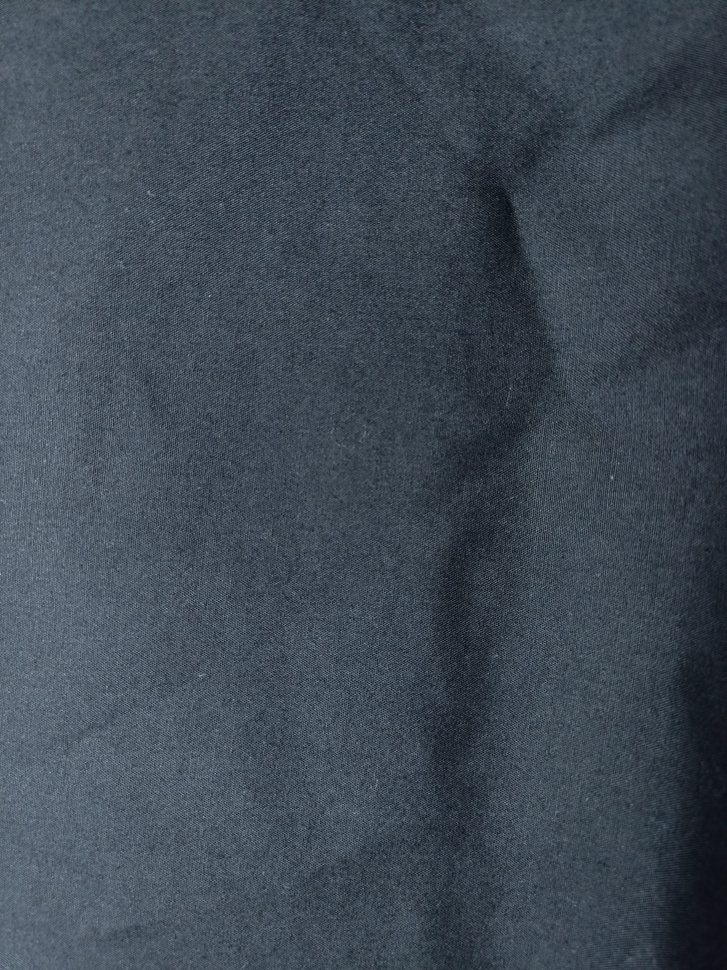
#> input picture data/katun_htm/kh_01.jpg, 727 x 970 px, shrunk from 3468 x 4624 before the run, found by its file name; its folder holds only this picture in this run
$ python lbp_result.py
#> lines starting #> are read from the running program, lines starting #| are printed output that depends on the picture
import cv2
import os
import numpy as np
import pandas as pd
from skimage.feature import local_binary_pattern
from scipy.stats import entropy
from tqdm import tqdm  # Untuk progress bar, opsional

# =========================
# Parameter LBP
# =========================
LBP_RADIUS = 1
LBP_N_POINTS = 8 * LBP_RADIUS
LBP_METHOD = 'uniform'
LBP_N_BINS = LBP_N_POINTS + 2 if LBP_METHOD == 'uniform' else None  # Konsisten


# =========================
# Fungsi Ekstraksi RGB
# =========================
def extract_rgb_from_image(image):
    B, G, R = cv2.split(image)
    mean_R = np.mean(R)
    mean_G = np.mean(G)
    mean_B = np.mean(B)
    return mean_R, mean_G, mean_B


# =========================
# Fungsi Ekstraksi LBP + Statistik Tekstur
# =========================
def calculate_lbp_features(image_channel):
    if image_channel is None:
        return [0]*LBP_N_BINS, 0, 0, 0, 0, 0, 0

    lbp = local_binary_pattern(
        image_channel, LBP_N_POINTS, LBP_RADIUS, LBP_METHOD)

    # Gunakan jumlah bin tetap
    hist, _ = np.histogram(lbp.ravel(), bins=LBP_N_BINS, range=(0, LBP_N_BINS))
    hist = hist.astype("float")
    hist /= (hist.sum() + 1e-7)

    contrast = np.var(lbp)
    dissimilarity = np.sum(np.abs(np.arange(LBP_N_BINS) - np.mean(lbp)) * hist)
    homogeneity = np.sum(
        hist / (1.0 + np.abs(np.arange(LBP_N_BINS) - np.mean(lbp))))
    energy = np.sum(hist ** 2)

    # Korelasi: tangani error numerik kecil agar hasil tidak negatif tak masuk akal
    raw_correlation = np.sum(
        (np.arange(LBP_N_BINS) - np.mean(lbp)) * hist) / (np.std(lbp) + 1e-7)
    correlation = max(0.0, raw_correlation) if abs(
        raw_correlation) < 1e-6 else raw_correlation

    ent = entropy(hist)

    return hist.tolist(), contrast, dissimilarity, homogeneity, energy, correlation, ent


# =========================
# Proses semua gambar dalam folder
# =========================
def process_images_in_folder(folder_path, output_csv_base):
    results_main = []
    results_hist = []

    for filename in tqdm(os.listdir(folder_path), desc=f'Processing {os.path.basename(folder_path)}'):
        if filename.lower().endswith((".png", ".jpg", ".jpeg")):
            image_path = os.path.join(folder_path, filename)
            image = cv2.imread(image_path)

            if image is None or image.shape[0] < 3 or image.shape[1] < 3:
                print(
                    f"Warning: {filename} gagal dibaca atau terlalu kecil. Lewati.")
                continue

            mean_R, mean_G, mean_B = extract_rgb_from_image(image)

            red_channel = image[:, :, 2]
            green_channel = image[:, :, 1]
            blue_channel = image[:, :, 0]

            lbp_R, contrast_R, dissimilarity_R, homogeneity_R, energy_R, correlation_R, entropy_R = calculate_lbp_features(
                red_channel)
            lbp_G, contrast_G, dissimilarity_G, homogeneity_G, energy_G, correlation_G, entropy_G = calculate_lbp_features(
                green_channel)
            lbp_B, contrast_B, dissimilarity_B, homogeneity_B, energy_B, correlation_B, entropy_B = calculate_lbp_features(
                blue_channel)

            result_main = {
                'filename': filename,
                'mean_R': mean_R,
                'mean_G': mean_G,
                'mean_B': mean_B,
                'contrast_R': contrast_R,
                'dissimilarity_R': dissimilarity_R,
                'homogeneity_R': homogeneity_R,
                'energy_R': energy_R,
                'correlation_R': correlation_R,
                'entropy_R': entropy_R,
                'contrast_G': contrast_G,
                'dissimilarity_G': dissimilarity_G,
                'homogeneity_G': homogeneity_G,
                'energy_G': energy_G,
                'correlation_G': correlation_G,
                'entropy_G': entropy_G,
                'contrast_B': contrast_B,
                'dissimilarity_B': dissimilarity_B,
                'homogeneity_B': homogeneity_B,
                'energy_B': energy_B,
                'correlation_B': correlation_B,
                'entropy_B': entropy_B
            }

            results_main.append(result_main)

            # Simpan histogram LBP
            result_hist = {'filename': filename}
            for i in range(LBP_N_BINS):
                result_hist[f'lbp_R_{i}'] = lbp_R[i]
                result_hist[f'lbp_G_{i}'] = lbp_G[i]
                result_hist[f'lbp_B_{i}'] = lbp_B[i]
            results_hist.append(result_hist)

    # Simpan CSV utama
    df_main = pd.DataFrame(results_main)
    df_main.to_csv(f"{output_csv_base}_features.csv", index=False)

    # Simpan CSV histogram
    df_hist = pd.DataFrame(results_hist)
    df_hist.to_csv(f"{output_csv_base}_histogram.csv", index=False)

    print(
        f'Hasil disimpan: {output_csv_base}_features.csv dan {output_csv_base}_histogram.csv')


# =========================
# Proses semua subfolder
# =========================
def process_all_folders(main_folder_path, output_folder_path):
    os.makedirs(output_folder_path, exist_ok=True)
    for folder_name in os.listdir(main_folder_path):
        folder_path = os.path.join(main_folder_path, folder_name)
        if os.path.isdir(folder_path):
            output_csv_base = os.path.join(output_folder_path, folder_name)
            process_images_in_folder(folder_path, output_csv_base)
#> in process_images_in_folder, image is the input picture: shape (970, 727, 3); mean B, G, R 84.4, 73.4, 62.9
#> in extract_rgb_from_image, `B, G, R = cv2.split(image)`:
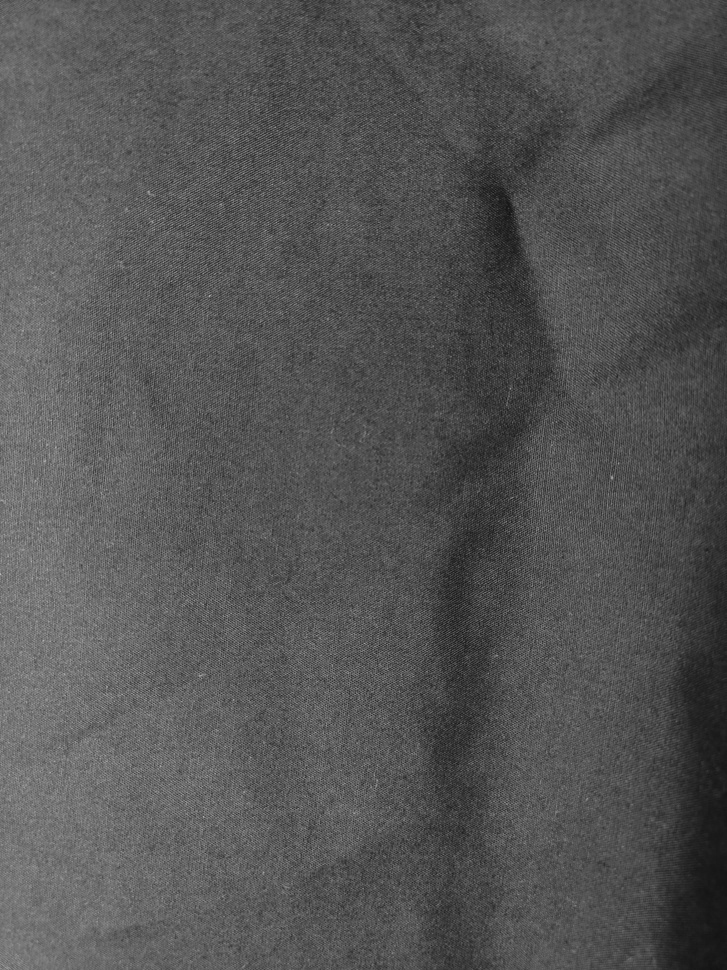
#> B: shape (970, 727); min 17, max 187, mean 84.4
#> in extract_rgb_from_image, `B, G, R = cv2.split(image)`:
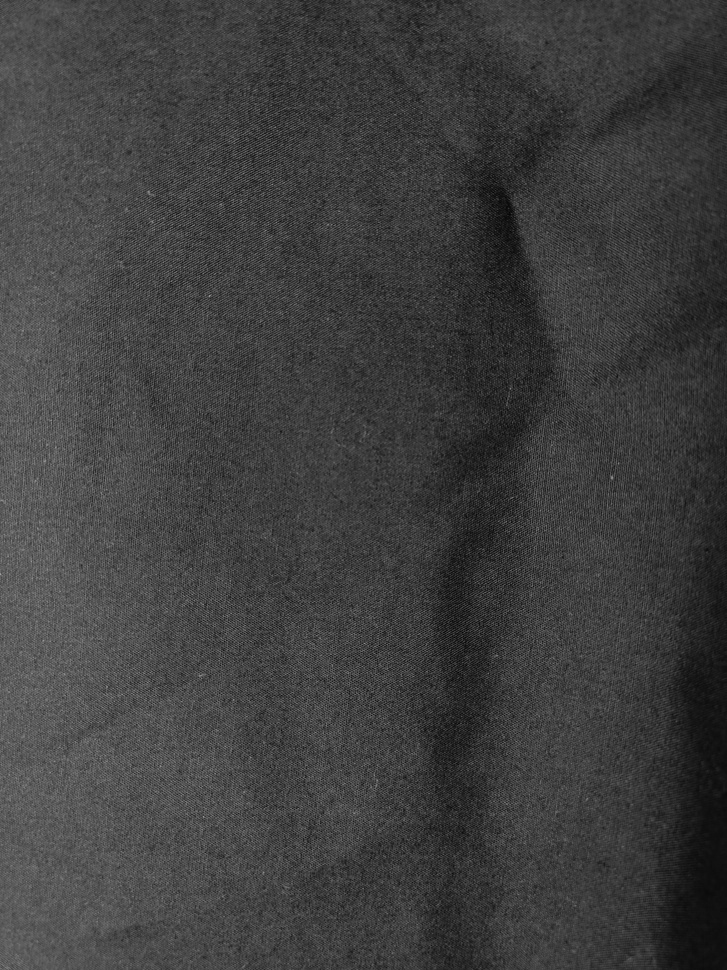
#> R: shape (970, 727); min 1, max 163, mean 62.9
#> in extract_rgb_from_image, `mean_R = np.mean(R)`: mean_R = 62.92
#> in extract_rgb_from_image, `mean_G = np.mean(G)`: mean_G = 73.43
#> in extract_rgb_from_image, `mean_B = np.mean(B)`: mean_B = 84.37
#> in process_images_in_folder, `mean_R, mean_G, mean_B = extract_rgb_from_image(image)`: mean_R = 62.92; mean_G = 73.43; mean_B = 84.37
#> in calculate_lbp_features, `lbp = local_binary_pattern( image_channel, LBP_N_POINTS, LBP_RADIUS, L..`:
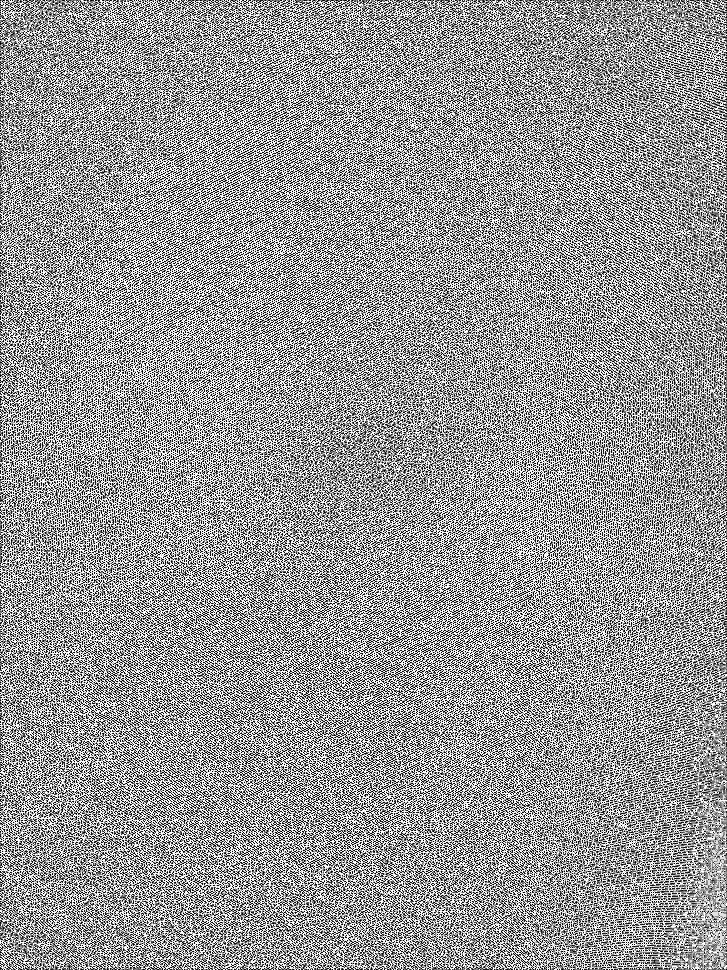
#> lbp: shape (970, 727) float64; min 0, max 9, mean 5.3; drawn with min black and max white
#> in calculate_lbp_features, `hist, _ = np.histogram(lbp.ravel(), bins=LBP_N_BINS, range=(0, LBP_N_B..`: hist = [102093, 85917, 33262, 26382, 26949, 26805, 32102, 77253, 121806, 172621]
#> in calculate_lbp_features, `hist /= (hist.sum() + 1e-7)`: hist = [0.145, 0.122, 0.0472, 0.0374, 0.0382, 0.038, 0.0455, 0.11, 0.173, 0.245]
#> in calculate_lbp_features, `contrast = np.var(lbp)`: contrast = 12.05
#> in calculate_lbp_features, `dissimilarity = np.sum(np.abs(np.arange(LBP_N_BINS) - np.mean(lbp)) * ..`: dissimilarity = 3.18
#> in calculate_lbp_features, `homogeneity = np.sum( hist / (1.0 + np.abs(np.arange(LBP_N_BINS) - np...`: homogeneity = 0.28
#> in calculate_lbp_features, `energy = np.sum(hist ** 2)`: energy = 0.146
#> in calculate_lbp_features, `raw_correlation = np.sum( (np.arange(LBP_N_BINS) - np.mean(lbp)) * his..`: raw_correlation = 1.6e-16
#> in calculate_lbp_features, `ent = entropy(hist)`: ent = 2.08
#> in process_images_in_folder, `lbp_R, contrast_R, dissimilarity_R, homogeneity_R, energy_R, correlati..`: lbp_R has the same summary as hist in calculate_lbp_features; contrast_R = 12.05; dissimilarity_R = 3.18; homogeneity_R = 0.28; energy_R = 0.146; correlation_R = 1.6e-16; entropy_R = 2.08
#> in process_images_in_folder, `lbp_G, contrast_G, dissimilarity_G, homogeneity_G, energy_G, correlati..`: lbp_G = [0.145, 0.122, 0.0472, 0.0374, 0.0384, 0.0379, 0.0455, 0.109, 0.173, 0.245]; contrast_G = 12.05; dissimilarity_G = 3.18; homogeneity_G = 0.28; energy_G = 0.146; correlation_G = 0; entropy_G = 2.08
#> in process_images_in_folder, `lbp_B, contrast_B, dissimilarity_B, homogeneity_B, energy_B, correlati..`: lbp_B = [0.145, 0.122, 0.0472, 0.0375, 0.0384, 0.038, 0.0456, 0.109, 0.173, 0.245]; contrast_B = 12.04; dissimilarity_B = 3.18; homogeneity_B = 0.28; energy_B = 0.146; correlation_B = 0; entropy_B = 2.08
#> after the loop in process_images_in_folder, `for i in range(LBP_N_BINS):`: result_hist = 31 items
#> in process_images_in_folder, `df_main = pd.DataFrame(results_main)`: df_main = table of 1 rows and 22 columns
#> in process_images_in_folder, `df_hist = pd.DataFrame(results_hist)`: df_hist = table of 1 rows and 31 columns
#> pass 2 of the loop in process_all_folders, `for folder_name in os.listdir(main_folder_path):`:
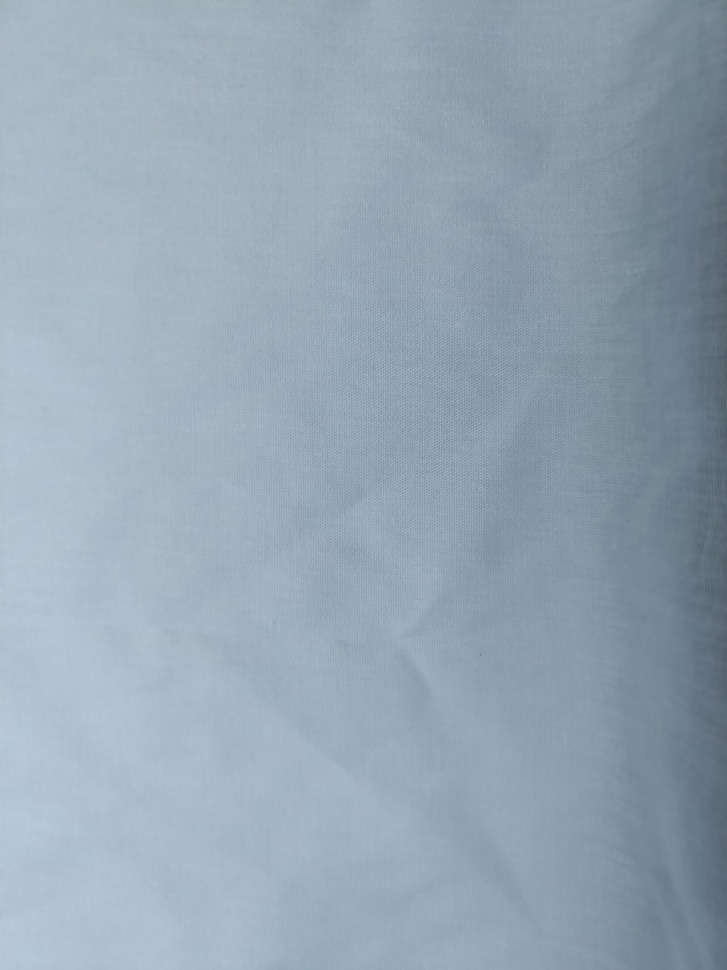
#> input picture data/katun_pth/kp_01.jpg, 727 x 970 px, shrunk from 3468 x 4624 before the run, found by its file name
#> in process_images_in_folder, image is the input picture: shape (970, 727, 3); mean B, G, R 179.8, 165.9, 149.4
#> in extract_rgb_from_image (call 2), `B, G, R = cv2.split(image)`:
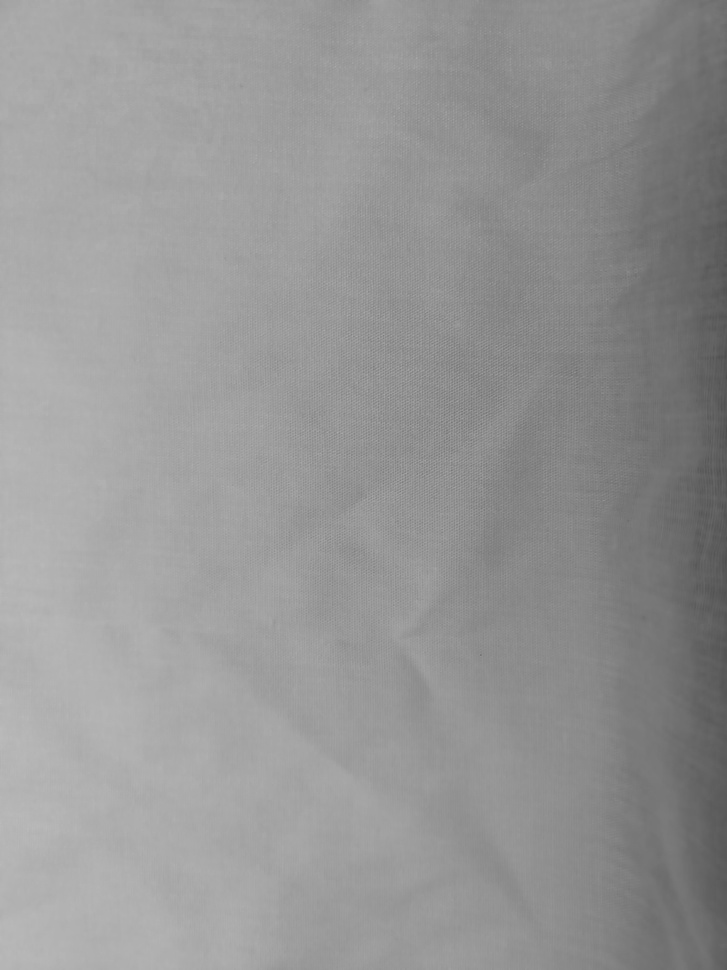
#> R: shape (970, 727); min 76, max 187, mean 149.4
#> in extract_rgb_from_image (call 2), `mean_R = np.mean(R)`: mean_R = 149.4
#> in extract_rgb_from_image (call 2), `mean_G = np.mean(G)`: mean_G = 165.9
#> in extract_rgb_from_image (call 2), `mean_B = np.mean(B)`: mean_B = 179.8
#> in process_images_in_folder (call 2), `mean_R, mean_G, mean_B = extract_rgb_from_image(image)`: mean_R = 149.4; mean_G = 165.9; mean_B = 179.8
#> lbp_R = [0.0504, 0.087, 0.019, 0.0706, 0.0385, 0.135, 0.0622, 0.111, 0.25, 0.177]; contrast_R = 7.92; dissimilarity_R = 2.4; homogeneity_R = 0.362; energy_R = 0.145; correlation_R = 7.89e-17; entropy_R = 2.09
#> lbp_G = [0.0504, 0.087, 0.0188, 0.0707, 0.0389, 0.135, 0.0621, 0.111, 0.249, 0.177]; contrast_G = 7.91; dissimilarity_G = 2.4; homogeneity_G = 0.361; energy_G = 0.145; entropy_G = 2.09
#> in calculate_lbp_features (call 6), `lbp = local_binary_pattern( image_channel, LBP_N_POINTS, LBP_RADIUS, L..`:
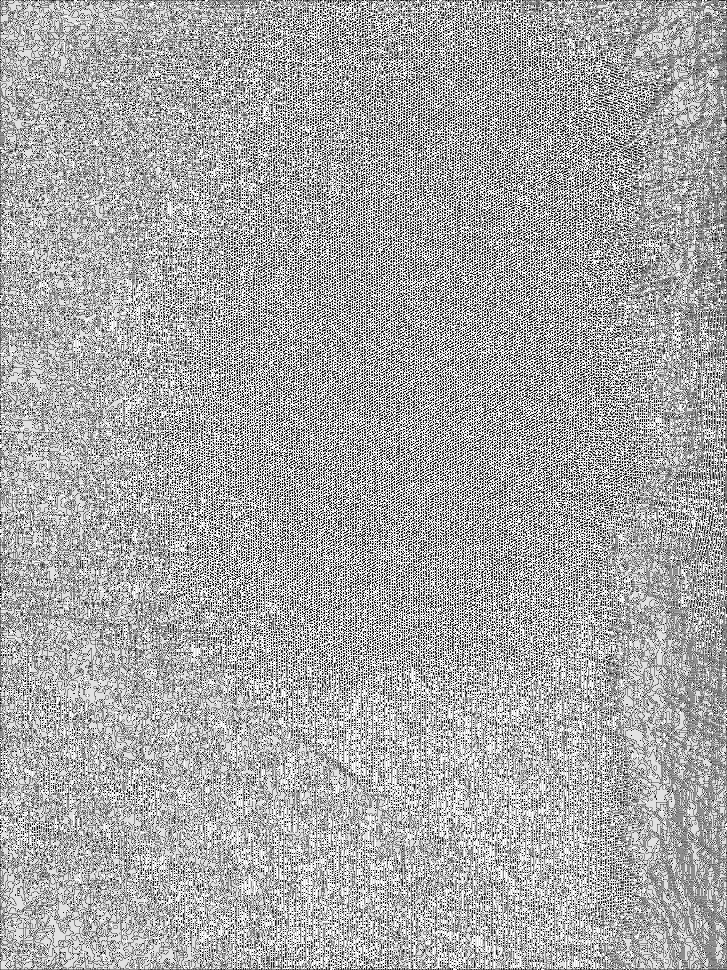
#> lbp: shape (970, 727) float64; min 0, max 9, mean 5.9; drawn with min black and max white
#> in calculate_lbp_features (call 6), `hist, _ = np.histogram(lbp.ravel(), bins=LBP_N_BINS, range=(0, LBP_N_B..`: hist = [35565, 61370, 13438, 49893, 27350, 95026, 44143, 77796, 175590, 125019]
#> in calculate_lbp_features (call 6), `hist /= (hist.sum() + 1e-7)`: hist = [0.0504, 0.087, 0.0191, 0.0708, 0.0388, 0.135, 0.0626, 0.11, 0.249, 0.177]
#> raw_correlation = 1.18e-16
#> lbp_B has the same summary as hist in calculate_lbp_features; contrast_B = 7.91; dissimilarity_B = 2.4; homogeneity_B = 0.361; energy_B = 0.145; correlation_B = 1.18e-16; entropy_B = 2.09


# =========================
# Jalankan Proses
# =========================
main_folder_path = 'D:/SEMESTER6/PengenalaPola/analisis_kain_glcm_rgb/data'
output_folder_path = 'D:/SEMESTER6/PengenalaPola/analisis_kain_glcm_rgb/outputs/lbp_results'
process_all_folders(main_folder_path, output_folder_path)
